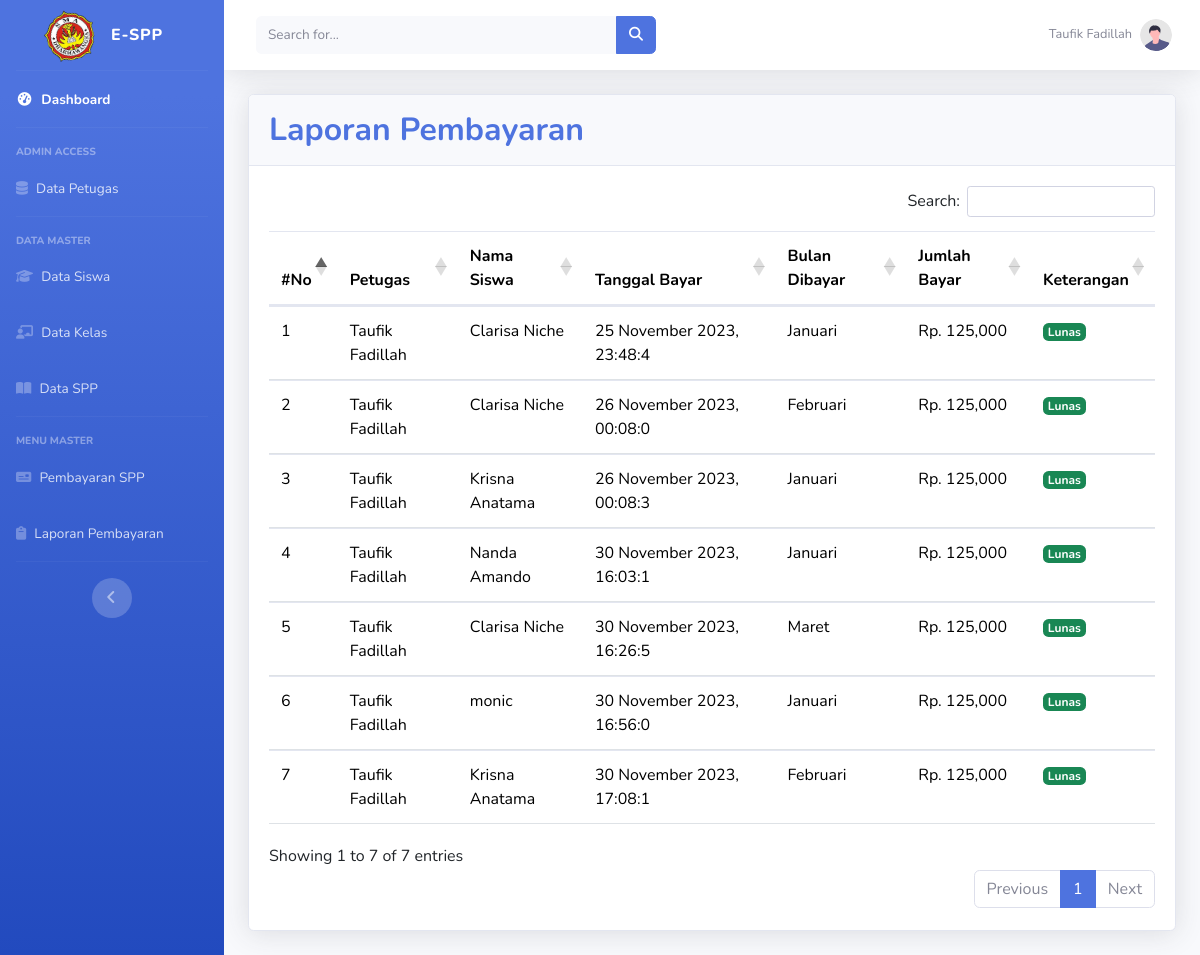
The app's page /index.php?page=laporan-pembayaran (signed in) with its own data.
### tables this page shows
CREATE TABLE `tb_pembayaran` (
  `id_pembayaran` int(11) NOT NULL,
  `id_login` int(11) NOT NULL,
  `id_siswa` int(11) NOT NULL,
  `tgl_bayar` varchar(25) DEFAULT NULL,
  `bulan_dibayar` varchar(10) DEFAULT NULL,
  `id_spp` int(11) DEFAULT NULL,
  `jumlah_bayar` int(11) DEFAULT NULL,
  `keterangan` varchar(50) DEFAULT NULL
);

CREATE TABLE `tb_siswa` (
  `id_siswa` int(11) NOT NULL,
  `nisn` char(10) NOT NULL,
  `nis` char(10) NOT NULL,
  `nama_siswa` varchar(100) NOT NULL,
  `id_kelas` int(11) NOT NULL,
  `alamat` text NOT NULL,
  `no_telp` varchar(13) NOT NULL,
  `id_spp` int(11) NOT NULL,
  `id_login` int(11) NOT NULL
);

### inc/Koneksi.php (called while the page is built, shortened)
<?php
class Koneksi {
    public function __construct() {
        try {
            $this->db = new \PDO("mysql:host=localhost;dbname=db_spp","root","");
        } catch (\PDOException $e) {
            die('Koneksi database gagal : ' . $e->getMessage());
        }
    }
}
?>

### app/Spp.php (called while the page is built, shortened)
<?php
class Spp extends Koneksi {
    public function tampilLaporan()
    {
        $sql = "SELECT * FROM tb_pembayaran
        JOIN tb_spp ON tb_pembayaran.id_spp = tb_spp.id_spp JOIN tb_siswa ON tb_pembayaran.id_siswa = tb_siswa.id_siswa JOIN tb_login ON tb_pembayaran.id_login = tb_login.id_login
        ORDER BY id_pembayaran ASC";
        $stmt = $this->db->prepare($sql);
        $stmt->execute();
        $data = [];
        while ($rows = $stmt->fetch()) {
            $data[] = $rows;
        }
        return $data;
    }
}
?>

### laporan-pembayaran.php (the view)
<div class="card shadow mb-4">
    <div class="card-header py-3">
        <h2 class="m-0 font-weight-bold text-primary">Laporan Pembayaran</h2>
    </div>
    <div class="card-body">
        <table class="table" id="table-laporan">
            <thead>
                <tr>
                    <th>#No</th>
                    <th>Petugas</th>
                    <th>Nama Siswa</th>
                    <th>Tanggal Bayar</th>
                    <th>Bulan Dibayar</th>
                    <th>Jumlah Bayar</th>
                    <th>Keterangan</th>
                </tr>
            </thead>
            <tbody>
                <?php
                $no = 1;
                $rows = $data->tampilLaporan();
                foreach ($rows as $row) {
                ?>
                <tr>
                    <td><?= $no++; ?></td>
                    <td><?= $row['nama_lengkap']; ?></td>
                    <td><?= $row['nama_siswa']; ?></td>
                    <td><?= $row['tgl_bayar']; ?></td>
                    <td><?= $row['bulan_dibayar']; ?></td>
                    <td><?= 'Rp. ' . number_format($row['jumlah_bayar']); ?></td>
                    <td><span class="badge text-bg-success"><?= $row['keterangan']; ?></span></td>
                </tr>
                <?php } ?>
            </tbody>
        </table>
    </div>
</div>

### records on screen
tb_pembayaran: id_login.nama_lengkap "Taufik Fadillah", id_siswa.nama_siswa "Clarisa Niche", tgl_bayar "25 November 2023, 23:48:4", bulan_dibayar "Januari", jumlah_bayar "125,000", keterangan "Lunas"
tb_pembayaran: id_login.nama_lengkap "Taufik Fadillah", id_siswa.nama_siswa "Clarisa Niche", tgl_bayar "26 November 2023, 00:08:0", bulan_dibayar "Februari", jumlah_bayar "125,000", keterangan "Lunas"
tb_pembayaran: id_login.nama_lengkap "Taufik Fadillah", id_siswa.nama_siswa "Krisna Anatama", tgl_bayar "26 November 2023, 00:08:3", bulan_dibayar "Januari", jumlah_bayar "125,000", keterangan "Lunas"
tb_pembayaran: id_login.nama_lengkap "Taufik Fadillah", id_siswa.nama_siswa "Nanda Amando", tgl_bayar "30 November 2023, 16:03:1", bulan_dibayar "Januari", jumlah_bayar "125,000", keterangan "Lunas"
tb_pembayaran: id_login.nama_lengkap "Taufik Fadillah", id_siswa.nama_siswa "Clarisa Niche", tgl_bayar "30 November 2023, 16:26:5", bulan_dibayar "Maret", jumlah_bayar "125,000", keterangan "Lunas"
tb_pembayaran: id_login.nama_lengkap "Taufik Fadillah", id_siswa.nama_siswa "monic", tgl_bayar "30 November 2023, 16:56:0", bulan_dibayar "Januari", jumlah_bayar "125,000", keterangan "Lunas"
tb_pembayaran: id_login.nama_lengkap "Taufik Fadillah", id_siswa.nama_siswa "Krisna Anatama", tgl_bayar "30 November 2023, 17:08:1", bulan_dibayar "Februari", jumlah_bayar "125,000", keterangan "Lunas"

### other values on screen
$username "Taufik Fadillah"
